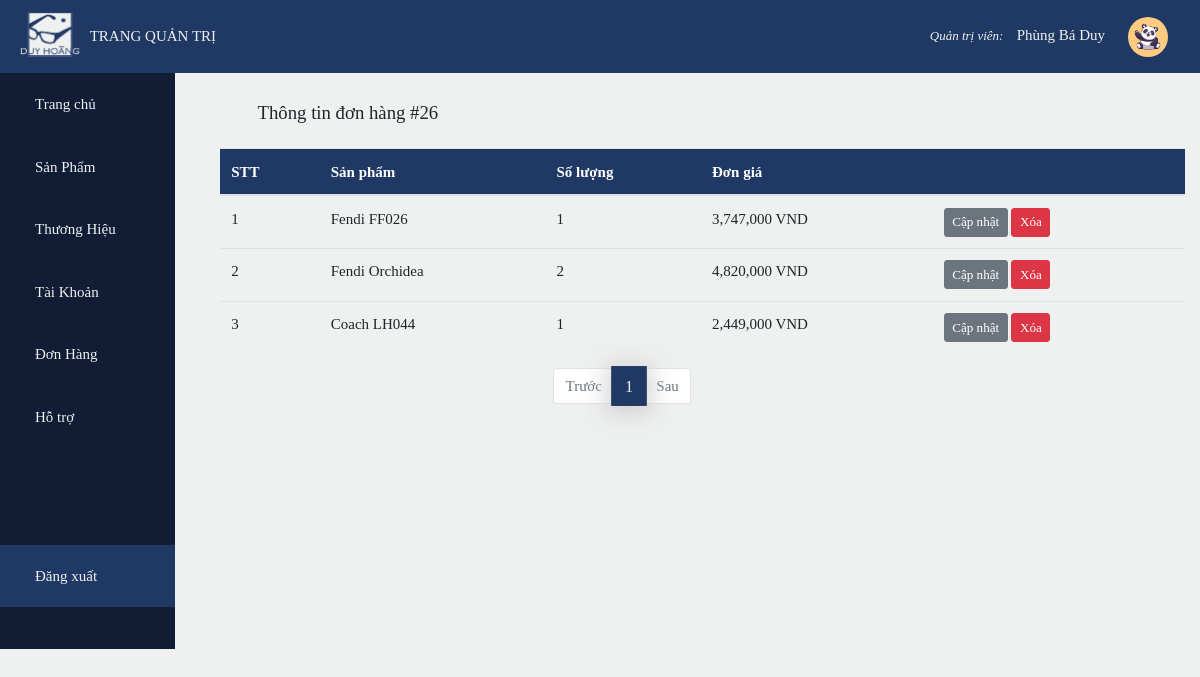
The app's page /admin/index.php?page=od&id=26&pg=1 (signed in) with its own data.
### tables this page shows
CREATE TABLE `bill_detail` (
  `id` int(10) UNSIGNED NOT NULL,
  `id_bill` int(10) NOT NULL,
  `id_glasses` int(10) NOT NULL,
  `quantity` int(11) DEFAULT 1,
  `normal_price` double NOT NULL
);

CREATE TABLE `glasses` (
  `id` int(11) NOT NULL,
  `name` varchar(100) DEFAULT NULL,
  `id_brand` int(11) DEFAULT NULL,
  `image` varchar(100) DEFAULT NULL,
  `normal_price` int(11) DEFAULT NULL,
  `sale_price` int(20) DEFAULT NULL,
  `rating` smallint(11) DEFAULT 4,
  `new` bit(1) DEFAULT NULL
);

### admin/bills/bill_detail.php (the view, shortened to what this page needs)
<?php
    require_once('../db_config/db_connect.php');
    if(isset($_GET['id']))
        $id = $_GET['id'];
    $sql_qty = 'select count(id) as qty from bill_detail where id_bill ='.$id;
    $result_qty = mysqli_query($conn,$sql_qty);
    $row = mysqli_fetch_array($result_qty);
    $total_Product = $row['qty'];
    $product_perPage = 5;
    $total_Page = ceil($total_Product / $product_perPage);
    if(isset($_GET['pg']))
        $current_Page = $_GET['pg'];
    $index = ($current_Page - 1)*$product_perPage;
    $sql = 'Select * from bill_detail join bills
            on bill_detail.id_bill = bills.id
            join glasses on bill_detail.id_glasses = glasses.id
            where id_bill = '.$id.' limit '.$index.', '.$product_perPage.'';
    $result = mysqli_query($conn,$sql);
?>
<div class="container detail">
    <div class="m-4">
        <h5 class="text-color"><a class="text-secondary" href="index.php?page=o&pg=1"><i style="font-size: 25px;" class="fas fa-arrow-circle-left"></i></a>Thông tin đơn hàng #<?php echo $id ?></h5>
    </div>
    <table class="table table-hover">
        <thead class="bg-color text-white">
            <tr>
                <th>STT</th>
                <th>Sản phẩm</th>
                <th>Số lượng</th>
                <th>Đơn giá</th>
                <th colspan="2"></th>
            </tr>
        </thead>
        <tbody>
            <?php
                $i = 1;
                while($row = mysqli_fetch_array($result))
                {
                    echo '
                    <tr>
                        <td>'.$i++.'</td>
                        <td>'.$row['name'].'</td>
                        <td>'.$row['quantity'].'</td>
                        <td>'.number_format($row['normal_price']).' VND</td>
                        <td>
                            <a class="btn btn-sm btn-secondary" href="#">Cập nhật</a>
                            <a class="btn btn-sm btn-danger" href="#">Xóa</a>
                        </td>
                    </tr>';
                }
            ?>
        </tbody>
    </table>
</div>
<ul class="pagination mx-auto" style="width: 30%">
        <?php
            if($_GET['pg']>1)
                echo '
                <li class="page-item">
                    <a class="page-link" href="?page=o&pg='.($_GET['pg']-1).'">Trước</a>
                </li>';
            else echo '
                <li class="page-item disabled">
                    <a class="page-link" href="#">Trước</a>
                </li>';
            for($i=1;$i<=$total_Page;$i++)
            {
                if($i==$_GET['pg'])
                echo '
                <li class="page-item active">
                    <a class="page-link" href="?page=o&pg='.$i.'">'.$i.'<span class="sr-only">(current)</span></a>
                </li>';
                else echo '<li class="page-item"><a class="page-link" href="?page=o&pg='.$i.'">'.$i.'</a></li>';
            }
            if($_GET['pg']<$total_Page)
                echo '
                <li class="page-item">
                    <a class="page-link" href="?page=o&pg='.($_GET['pg']+1).'">Sau</a>
                </li>';
            else echo '
                <li class="page-item disabled">
                    <a class="page-link" href="#">Sau</a>
                </li>';
        ?>
</ul>

### admin/style.css (style rules this page uses)
:root { --mainColor:#203864; --bgColor:#eff1f0; }
* { font-family: Bahnschrift Light; font-size: 15px; scroll-behavior: smooth; box-sizing: border-box; }
body { background-color: var(--bgColor); }
.page-item.active .page-link { color: var(--bgColor); background-color: var(--mainColor); border-color: var(--mainColor); -webkit-box-shadow: 0px 3px 21px 5px rgba(202, 201, 201, 0.81); box-shadow: 0px 3px 21px 5px rgba(202, 201, 201, 0.81); transform: scale(1.1,1.1); }
.page-link { background-color:var(--bgColor); color: var(--mainColor); border-color: var(--mainColor); }
.bg-color { background-color: var(--mainColor); }

### records on screen
bill_detail: id_glasses.name "Fendi FF026", quantity "1", id_glasses.normal_price "3,747,000"
bill_detail: id_glasses.name "Fendi Orchidea", quantity "2", id_glasses.normal_price "4,820,000"
bill_detail: id_glasses.name "Coach LH044", quantity "1", id_glasses.normal_price "2,449,000"

### other values on screen
$_SESSION['name'] "Phùng Bá Duy"
$id "26"
